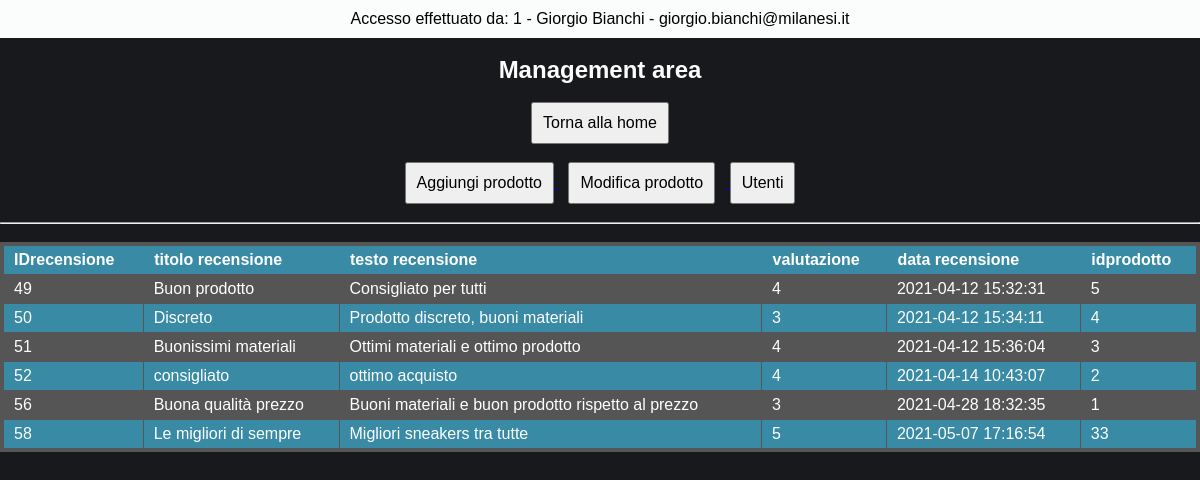
Page /management/viewUser.select.recensioni.php?IDutente=38 (signed in) on the committed database.
### tables this page shows
CREATE TABLE `dipendenti` (
  `IDdipendente` int(11) NOT NULL AUTO_INCREMENT,
  `nome` varchar(30) DEFAULT NULL,
  `cognome` varchar(30) DEFAULT NULL,
  `data_nascita` date DEFAULT NULL,
  `luogo_nascita` varchar(30) DEFAULT NULL,
  `sesso` varchar(1) DEFAULT NULL,
  `provincia_sigla` varchar(2) DEFAULT NULL,
  `codice_fiscale` varchar(16) DEFAULT NULL,
  `salario_mensile` decimal(10,2) DEFAULT NULL,
  `ore_lavoro_settimanali` int(11) DEFAULT NULL,
  `email_personale` varchar(50) DEFAULT NULL,
  `email_aziendale` varchar(50) DEFAULT NULL,
  `password_aziendale` varchar(30) DEFAULT NULL,
  PRIMARY KEY (`IDdipendente`),
  UNIQUE KEY `codice_fiscale` (`codice_fiscale`,`email_personale`,`email_aziendale`)
);

CREATE TABLE `recensioni` (
  `IDrecensione` int(11) NOT NULL AUTO_INCREMENT,
  `testo_recensione` varchar(1500) DEFAULT NULL,
  `titolo_recensione` varchar(50) DEFAULT NULL,
  `valutazione` int(11) DEFAULT NULL,
  `data_recensione` datetime DEFAULT NULL,
  `idutente` int(11) DEFAULT NULL,
  `idprodotto` int(11) DEFAULT NULL,
  PRIMARY KEY (`IDrecensione`),
  KEY `idutente` (`idutente`),
  KEY `idprodotto` (`idprodotto`),
  CONSTRAINT `recensioni_ibfk_1` FOREIGN KEY (`idutente`) REFERENCES `utenti` (`IDutente`),
  CONSTRAINT `recensioni_ibfk_2` FOREIGN KEY (`idprodotto`) REFERENCES `prodotto` (`IDprodotto`)
);

### management/viewUser.select.recensioni.php (the view, shortened to what this page needs)
<?php
include '../dbConfig/dbConfig.php';
?>
<!DOCTYPE html>
<html>
  <?php
    $IDutente = $_GET["IDutente"];
    $email_aziendale = $_SESSION['email_aziendale'];
    $sql_dip = "SELECT * FROM dipendenti WHERE email_aziendale = '$email_aziendale'";
            $result_dip = $conn->query($sql_dip);
            $row_dip = $result_dip->fetch_assoc();
  ?>
  <head>
    <link rel="stylesheet" href="./css/style.management.css">
  </head>
  <body >
      <div class="header-page">
        <div class="header">
          <p> Accesso effettuato da: <?php echo "{$row_dip["IDdipendente"]} - {$row_dip["nome"]} {$row_dip["cognome"]} - {$row_dip["email_aziendale"]}" ?> </p>
        </div>
        <br>
        <h2> Management area </h2>
        <br>
        <a href="./managementPage.php"> <button name="management-page"> Torna alla home </button> </a>
        <br><br>
        <a href="./aggiungiProdotto.php"> <button name="agg-prod"> Aggiungi prodotto </button> </a>
        <a href="./modificaProdotto.php"> <button name="mod-prod" style="margin: 0 10px;"> Modifica prodotto </button> </a>
        <a href="./viewUser.php"> <button name="view-user"> Utenti </button> </a>
        <br><br><hr><br>
      </div>
    <form action="<?php echo $_SERVER['PHP_SELF']; ?>" method="post">
      <?php
          $sql_recensioni = "SELECT * FROM recensioni WHERE idutente = '$IDutente' ORDER BY data_recensione";
                             $result_recensioni = $conn->query($sql_recensioni);
          ?>
          <table class="steelBlueCols">
            <tr>
              <thead>
                <th> IDrecensione </th>
                <th> titolo recensione </th>
                <th> testo recensione </th>
                <th> valutazione </th>
                <th> data recensione </th>
                <th> idprodotto </th>
              </thead>
            </tr>
            <tbody>
          <?php
          while ($row_recensioni = $result_recensioni->fetch_assoc()) {
            ?>
              <tr>
                <td> <?php echo $row_recensioni["IDrecensione"] ?> </td>
                <td> <?php echo $row_recensioni["titolo_recensione"] ?> </td>
                <td> <?php echo $row_recensioni["testo_recensione"] ?> </td>
                <td> <?php echo $row_recensioni["valutazione"] ?> </td>
                <td> <?php echo $row_recensioni["data_recensione"] ?> </td>
                <td> <?php echo $row_recensioni["idprodotto"] ?> </td>
              </tr>
            <?php
          }
          ?>
        </tbody>
    </form>
  </body>
</html>

### management/css/style.management.css (style rules this page uses)
* { font-family: "Montserrat", sans-serif; padding: 0; margin: 0; }
body { background-color: rgb(24,25,28); color: #FBFCFC; text-align: center; box-sizing: content-box; }
.header-page button { padding: 10px; font-size: 16px; }
.header { width: 100%; position: flex; background: #FBFCFC; color: black; padding: 10px 0; }
table.steelBlueCols { border: 4px solid #555555; background-color: #555555; width: 100%; text-align: left; border-collapse: collapse; }
table.steelBlueCols td, table.steelBlueCols th { border: 1px solid #555555; padding: 5px 10px; }
table.steelBlueCols tbody td { font-size: 16px; color: white; }
table.steelBlueCols tr:nth-child(even) { background: #398AA4; }
table.steelBlueCols thead { background: #398AA4; }
table.steelBlueCols thead th { font-size: 16px; font-weight: bold; color: white; text-align: left; border-left: 2px solid #398AA4; }
table.steelBlueCols thead th:first-child { border-left: none; }

### rows in the picture
dipendenti: IDdipendente "1", nome "Giorgio", cognome "Bianchi", email_aziendale "giorgio.bianchi@milanesi.it"
recensioni: IDrecensione "49", titolo_recensione "Buon prodotto", testo_recensione "Consigliato per tutti", valutazione "4", data_recensione "2021-04-12 15:32:31", idprodotto "5"
recensioni: IDrecensione "50", titolo_recensione "Discreto", testo_recensione "Prodotto discreto, buoni materiali", valutazione "3", data_recensione "2021-04-12 15:34:11", idprodotto "4"
recensioni: IDrecensione "51", titolo_recensione "Buonissimi materiali", testo_recensione "Ottimi materiali e ottimo prodotto", valutazione "4", data_recensione "2021-04-12 15:36:04", idprodotto "3"
recensioni: IDrecensione "52", titolo_recensione "consigliato", testo_recensione "ottimo acquisto", valutazione "4", data_recensione "2021-04-14 10:43:07", idprodotto "2"
recensioni: IDrecensione "56", titolo_recensione "Buona qualità prezzo", testo_recensione "Buoni materiali e buon prodotto rispetto al prezzo", valutazione "3", data_recensione "2021-04-28 18:32:35", idprodotto "1"
recensioni: IDrecensione "58", titolo_recensione "Le migliori di sempre", testo_recensione "Migliori sneakers tra tutte", valutazione "5", data_recensione "2021-05-07 17:16:54", idprodotto "33"
